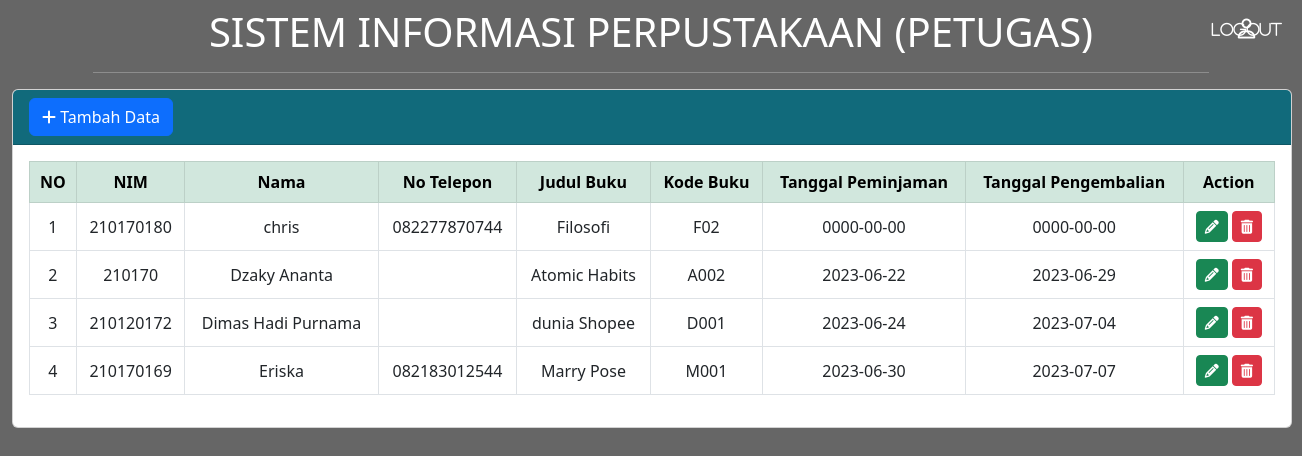
The app's page /data-petugas.php with its own data.
### tables this page shows
CREATE TABLE `peminjam` (
  `nim` int(15) NOT NULL,
  `nama` varchar(50) NOT NULL,
  `no_tlp` varchar(50) NOT NULL,
  `judul_buku` varchar(200) NOT NULL,
  `kode_buku` varchar(30) NOT NULL,
  `tanggal_pinjam` date NOT NULL,
  `tanggal_kembali` date NOT NULL
);

### data-petugas.php (the view, shortened to what this page needs)
<?php
include "koneksi.php";
?>
<!DOCTYPE html>
<html lang="en">
<head>
    <link href="https://cdn.jsdelivr.net/npm/bootstrap@5.3.0-alpha3/dist/css/bootstrap.min.css" rel="stylesheet"
>
    <link rel="stylesheet" href="style.css">
    <link rel="stylesheet" href="fontawesome/css/font-awesome.min.css">
</head>
<body>
    <div class="container text-white">
        <h1 class="card-header text-center mt-2">SISTEM INFORMASI PERPUSTAKAAN (PETUGAS)
            <hr>
        </h1>
        <div class="" style="text-align: center; ; border-color:black;  position: absolute; right:20px; top:15px;">
            <a href="index.php" class="nav-link"><i class="fa fa-user-o fa-lg ">
                    <p style="font-size:15px;">logout</p>
                </i>
            </a>
        </div>
    </div>
    <div class="container-fluid">
        <div class="card" style="width:80rem; margin: 0 auto;">
            <div class="card-header" style="background-color:#116A7B;">
                <a href="add-petugas.php" class="btn btn-primary"><i class="fa fa-plus" aria-hidden="true"></i> Tambah
                    Data</a>
            </div>
            <div class="card-body">
                <table class="table table-bordered table-hover align-middle text-center">
                    <thead>
                        <tr class="table-success text-center">
                            <th>NO</th>
                            <th>NIM</th>
                            <th>Nama</th>
                            <th>No Telepon </th>
                            <th>Judul Buku</th>
                            <th>Kode Buku</th>
                            <th>Tanggal Peminjaman</th>
                            <th>Tanggal Pengembalian</th>
                            <th>Action</th>
                        </tr>
                    </thead>
                    <tbody>
                        <?php
                        $sql_tampil = "SELECT * FROM peminjam";
                        $query_tampil = mysqli_query($conn, $sql_tampil);
                        $no = 1;
                        while ($row = mysqli_fetch_array($query_tampil, MYSQLI_BOTH)) {
                            ?>
                            <tr>
                                <td>
                                    <?php echo $no; ?>
                                </td>
                                <td>
                                    <?php echo $row['nim']; ?>
                                </td>
                                <td>
                                    <?php echo $row['nama']; ?>
                                </td>
                                <td>
                                    <?php echo $row['no_tlp']; ?>
                                </td>
                                <td>
                                    <?php echo $row['judul_buku']; ?>
                                </td>
                                <td>
                                    <?php echo $row['kode_buku']; ?>
                                </td>
                                <td>
                                    <?php echo $row['tanggal_pinjam']; ?>
                                </td>
                                <td>
                                    <?php echo $row['tanggal_kembali']; ?>
                                </td>
                                <td>
                                    <a href="ubah-petugas.php?kode=<?php echo $row['nim']; ?>" type="button"
                                        class="btn btn-success btn-sm ">
                                        <i class="fa fa-pencil"></i>
                                    </a>
                                    <a href="del-petugas.php?kode=<?php echo $row['nim']; ?>" type="button"
                                        class="btn btn-danger btn-sm" onclick="return confirm('Hapus Data Ini ?')">
                                        <i class="fa fa-trash"></i>
                                    </a>
                                </td>
                            </tr>
                            <?php
                            $no++;
                        }
                        ?>
                    </tbody>
                </table>
            </div>
        </div>
    </div>
</body>
</html>

### style.css (style rules this page uses)
html, body { background-image: linear-gradient(rgba(0,0,0,0.6),rgba(0,0,0,0.6)), url(image/keren.jpg); height: 130vh; -webkit-background-size: cover; background-size: cover; background-position: center center; }

### records on screen
peminjam: nim "210170180", nama "chris", no_tlp "082277870744", judul_buku "Filosofi", kode_buku "F02", tanggal_pinjam "0000-00-00", tanggal_kembali "0000-00-00"
peminjam: nim "210170", nama "Dzaky Ananta", judul_buku "Atomic Habits", kode_buku "A002", tanggal_pinjam "2023-06-22", tanggal_kembali "2023-06-29"
peminjam: nim "210120172", nama "Dimas Hadi Purnama", judul_buku "dunia Shopee", kode_buku "D001", tanggal_pinjam "2023-06-24", tanggal_kembali "2023-07-04"
peminjam: nim "210170169", nama "Eriska", no_tlp "082183012544", judul_buku "Marry Pose", kode_buku "M001", tanggal_pinjam "2023-06-30", tanggal_kembali "2023-07-07"
